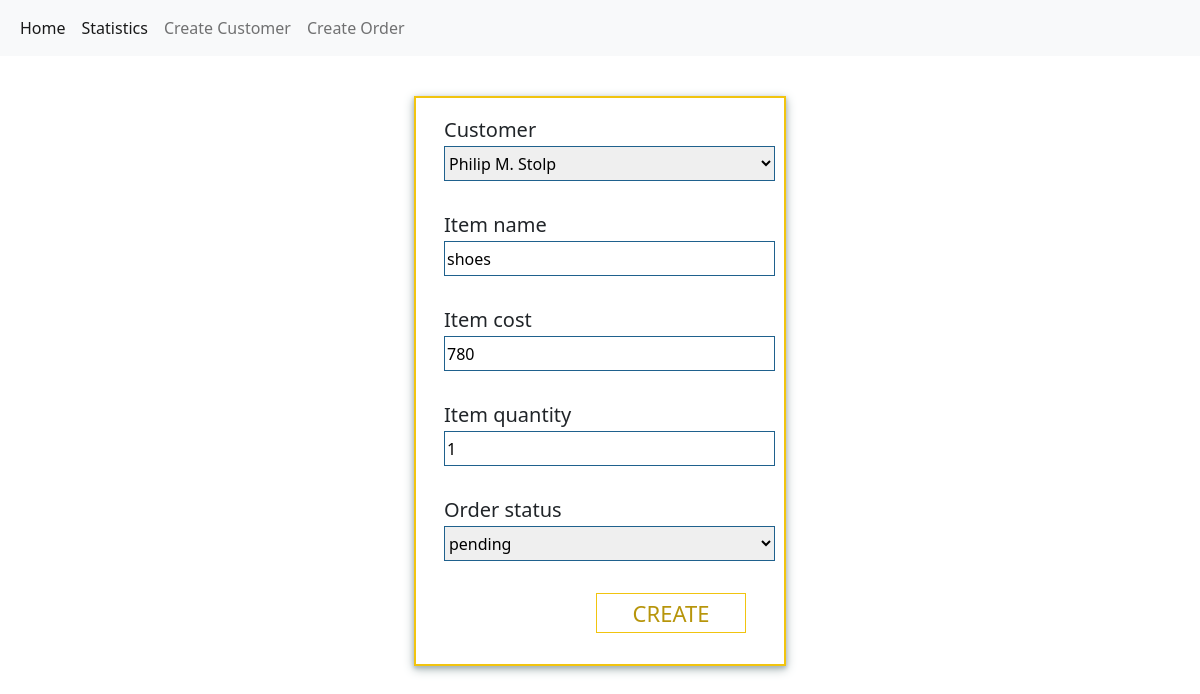
Before: /app/updateOrder/11/ with the older database file.
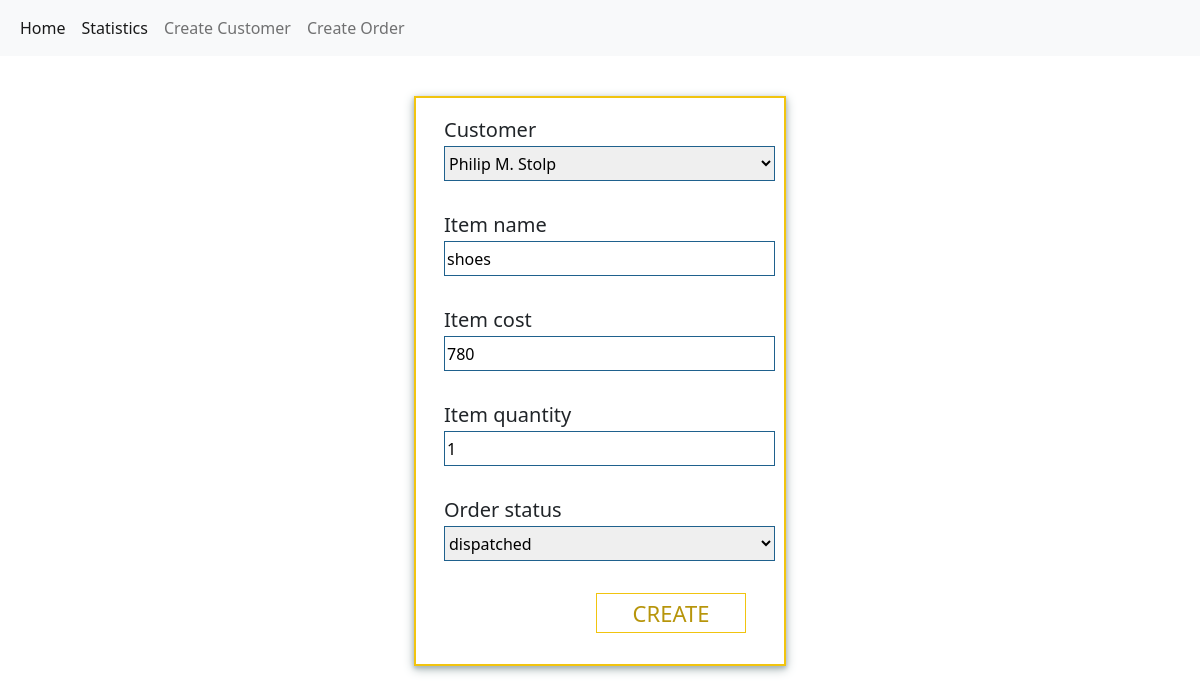
After: the same page with the newer database file.
### app/models.py (models this page shows, shortened)
class OrderDetails(models.Model):
    customer = models.ForeignKey(Customer, related_name="customer",on_delete=models.SET_DEFAULT, default="NA")
    item_name = models.CharField(max_length=200)
    item_cost = models.IntegerField()
    item_quantity = models.IntegerField()
    order_choices = (
    ('pending','pending'),
    ('dispatched', 'dispatched'),
    ('delivered','delivered'),
        )
    order_status = models.CharField(max_length=30, choices=order_choices, default='pending')
    date = models.DateTimeField(auto_now_add=True)

### app/views.py (the view)
# urls.py: url(r'^updateOrder/(?P<pk>\d+)/', UpdateOrderDetails.as_view(), name='updateOrder'),
class UpdateOrderDetails(UpdateView):
    form_class = OrderForm
    model = OrderDetails

### app/forms.py
class OrderForm(forms.ModelForm):
    class Meta:
        model = OrderDetails
        fields = "__all__"
        widgets = {
            'customer': forms.Select(attrs={'class': 'order-input-field'}),
            'item_name' :forms.TextInput(attrs={'class': 'order-input-field'}),
            'item_cost':forms.TextInput(attrs={'class': 'order-input-field'}),
            'item_quantity':forms.TextInput(attrs={'class': 'order-input-field'}),
            'order_status': forms.Select(attrs={'class': 'order-input-field'})
        }

### app/models.py (called while the page is built)
    def __str__(self):
        return self.name

### templates/app/orderdetails_form.html (shortened to what this page needs)
{% extends "base.html"%} {% block body_block %}
<div>
<form method="post" class="cont-2">
    <div>
        <h5 class="order-input-label">{{form.customer.label}}</h5> <br/>
    {{form.customer}}
    </div>
    <div>
        <h5 class="order-input-label">{{form.item_name.label}}</h5><br/>
    {{form.item_name}}
    </div>
    <div>
        <h5 class="order-input-label">{{form.item_cost.label}}</h5><br/>
    {{form.item_cost}}
    </div>
    <div>
        <h5 class="order-input-label">{{form.item_quantity.label}}</h5><br/>
    {{form.item_quantity}}
    </div>
    <div>
        <h5 class="order-input-label">{{form.order_status.label}}</h5><br/>
    {{form.order_status}}
    </div>
    <input type="submit" value="Create" class="btn-2">
</form>
</div>
{% endblock %}

Changed rows visible on the page:
changed OrderDetails "Philip M. Stolp": order_status "pending" → "dispatched"
